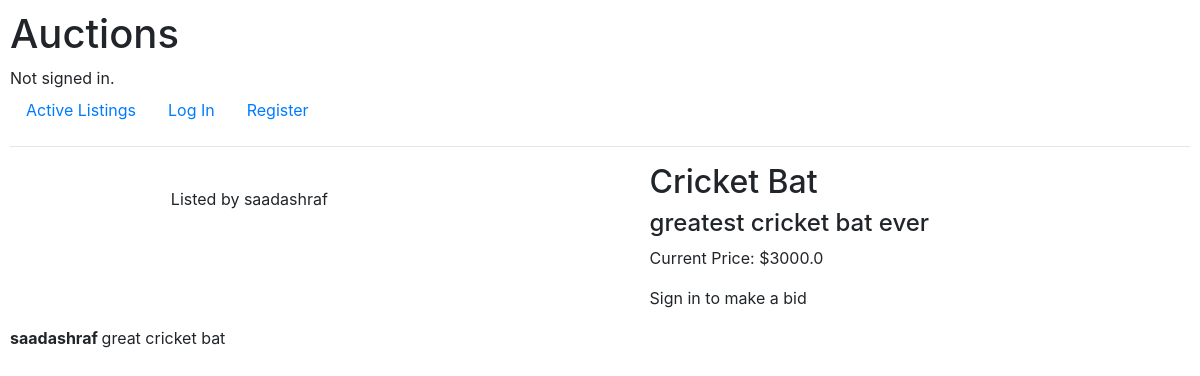
/listing/2, run on an earlier commit of the app's database.
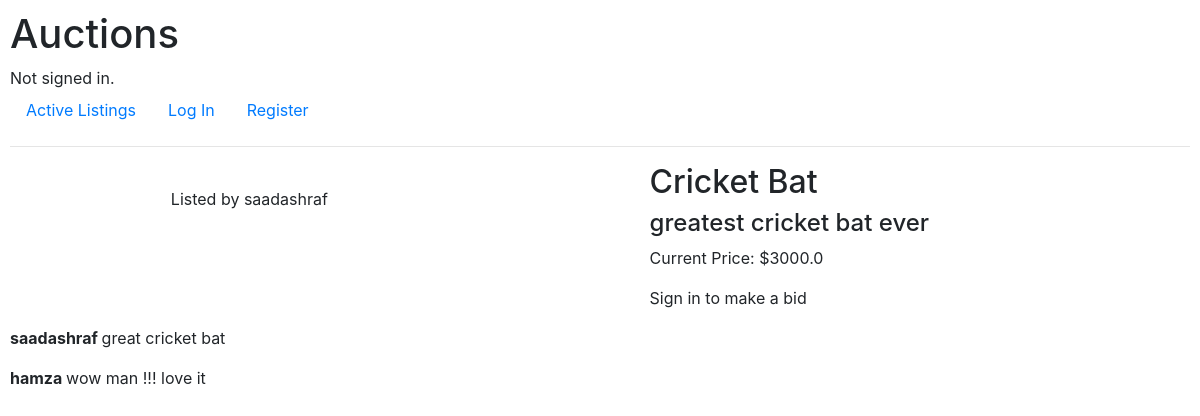
And on a later commit of the database.
### auctions/models.py (models this page shows, shortened)
class Comment(models.Model):
    listing_id = models.ForeignKey(Listing, on_delete=models.CASCADE, related_name="comments")
    comment = models.TextField()
    user = models.ForeignKey(User, on_delete=models.CASCADE, related_name="comments")

class User(AbstractUser):
    pass

### auctions/views.py (the view, shortened to what this page needs)
# urls.py: path("listing/<id>", views.listing, name="listing")
def listing(request, id):
    listing = Listing.objects.get(id=id)
    listing_bids = listing.bids.all()
    return render(request, "auctions/listing.html", {
        "listing": listing,
        "price": max(listing_bids, key=lambda x: x.bid_amount).bid_amount if bool(listing_bids) else listing.starting_bid,
        "min_bid": max(listing_bids, key=lambda x: x.bid_amount).bid_amount+1 if bool(listing_bids) else listing.starting_bid,
        "close_auction": bool(request.user == listing.user and bool(listing_bids)),
        "won_auction": bool(listing.winner == request.user),
        "comments": listing.comments.all(),
        "add_to_watchlist": bool(listing.user != request.user and not listing.is_closed),
        "remove_from_watchlist": bool(request.user.is_authenticated and request.user != listing.user and listing in request.user.watch_list.listings.all())
    })

### auctions/templates/auctions/listing.html (shortened to what this page needs)
{% extends "auctions/layout.html" %}
{% block body %}
    <div class="listing">
        <div class="listing__container">
            <div class="listing__containerLeft">
                <p>Listed by {{ listing.user.username }}</p>
            </div>
            <div class="listing__containerRight">
                <div class="listing__containerRightDetails">
                    <h2>{{ listing.title }}</h2>
                    <h4>{{ listing.description }}</h4>
                </div>
                <div class="listing__containerRightBidding">
                    <p>Current Price: ${{ price }}</p>
                    {% if not listing.is_closed %}
                    {% if close_auction %}
                        <form action="{% url 'listing' listing.id %}" method="post">
                            {% csrf_token %}
                            <input type="submit" name="close" value="Close Auction">
                        </form>
                    {% elif not user.is_authenticated %}
                    <p>Sign in to make a bid</p>
                    {% endif %}
                    {% elif won_auction %}
                    <div class="winning__message">
                        <h4>You have won this listing</h4>
                    </div>
                    {% endif %}
                </div>
            </div>
        </div>
        <div class="listing__comments">
            {% for comment in comments %}
            <div class="listing__comment">
                <p><strong>{{comment.user.username}} </strong>{{comment.comment}}</p>
            </div>
            {% endfor %}
        </div>
    </div>
{% endblock %}

What changed in the data, as far as the page shows it:
added Comment: user.username "hamza", comment "wow man !!! love it"
